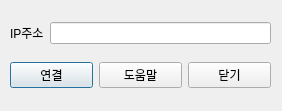
<?xml version="1.0" encoding="UTF-8"?>
<ui version="4.0">
 <class>frm_main</class>
 <widget class="QDialog" name="frm_main">
  <property name="geometry">
   <rect>
    <x>0</x>
    <y>0</y>
    <width>282</width>
    <height>111</height>
   </rect>
  </property>
  <property name="windowTitle">
   <string>TCO Remote Plug-In ver 0.9 beta</string>
  </property>
  <property name="windowIcon">
   <iconset>
    <normaloff>TConsole_1.ico</normaloff>TConsole_1.ico</iconset>
  </property>
  <widget class="QWidget" name="verticalLayoutWidget">
   <property name="geometry">
    <rect>
     <x>10</x>
     <y>10</y>
     <width>261</width>
     <height>91</height>
    </rect>
   </property>
   <layout class="QVBoxLayout" name="verticalLayout">
    <item>
     <layout class="QHBoxLayout" name="horizontalLayout_2">
      <item>
       <widget class="QLabel" name="lbl_ip">
        <property name="text">
         <string>IP주소</string>
        </property>
       </widget>
      </item>
      <item>
       <widget class="QLineEdit" name="txt_ip">
        <property name="maxLength">
         <number>15</number>
        </property>
       </widget>
      </item>
     </layout>
    </item>
    <item>
     <layout class="QHBoxLayout" name="horizontalLayout">
      <item>
       <widget class="QPushButton" name="btn_connect">
        <property name="text">
         <string>연결</string>
        </property>
       </widget>
      </item>
      <item>
       <widget class="QPushButton" name="btn_help">
        <property name="text">
         <string>도움말</string>
        </property>
       </widget>
      </item>
      <item>
       <widget class="QPushButton" name="btn_quit">
        <property name="text">
         <string>닫기</string>
        </property>
       </widget>
      </item>
     </layout>
    </item>
   </layout>
  </widget>
 </widget>
 <resources/>
 <connections/>
</ui>
